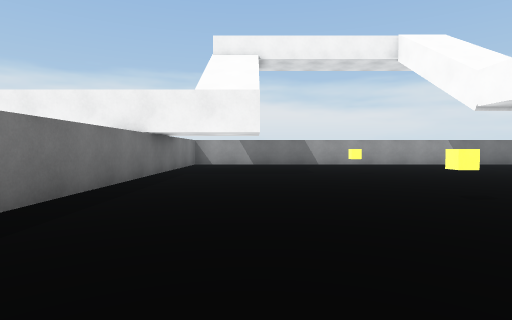
view 1 (above)

16 first-person views from a walk through a scene from a Unity 3-D project. The camera is 0.62 m above the floor, tilts 2° down and sees 80° across. The floor is counted in squares, 1 m on a side. Each view is taken from the middle of a square. On the plan, view 1 faces up. The plan holds only what a view shows up to about 9 squares ahead; the rest is blank. The place goes on beyond the plan. The player character is not drawn.

view 2
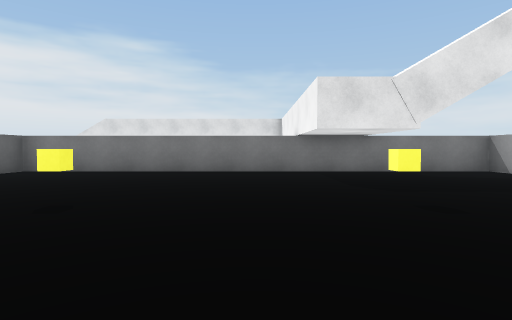

view 3
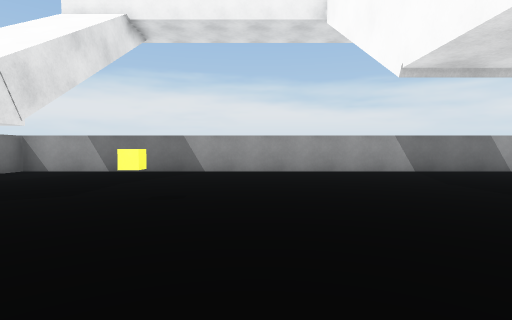

view 4
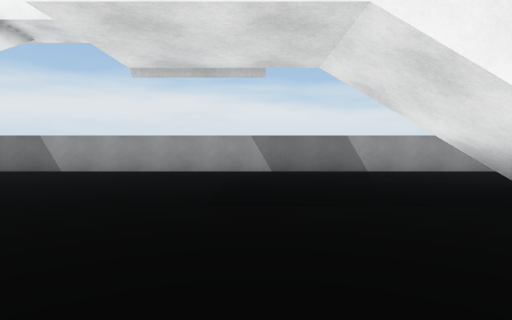

view 5
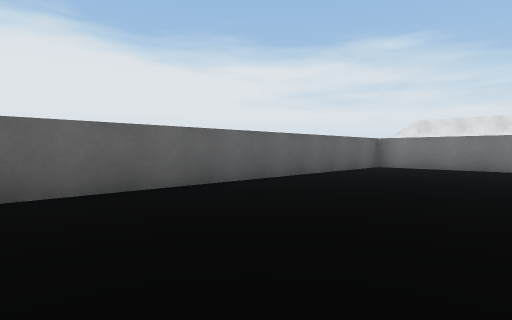

view 6
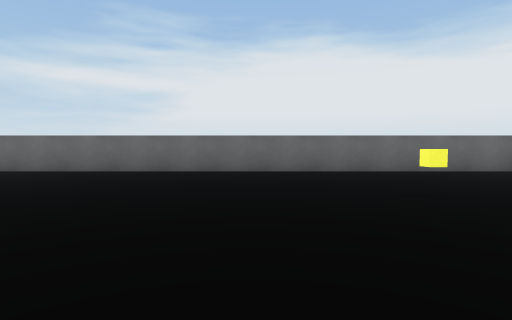

view 7
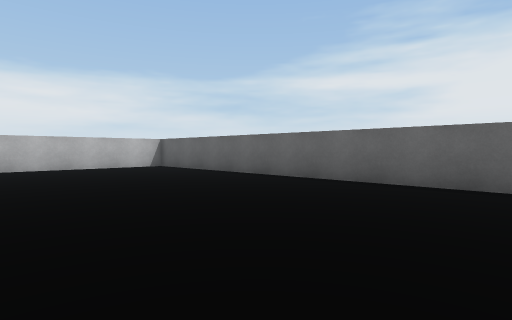

view 8
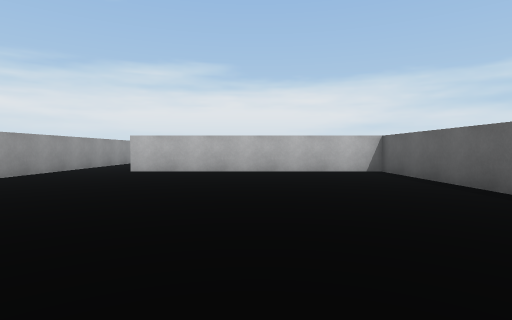

view 9
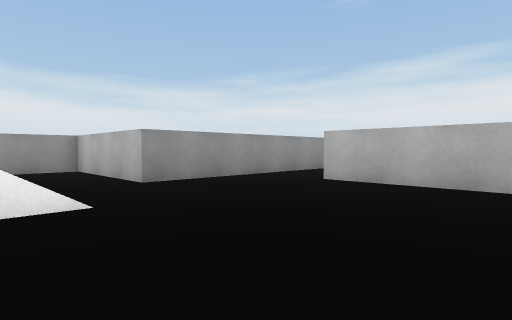

view 10
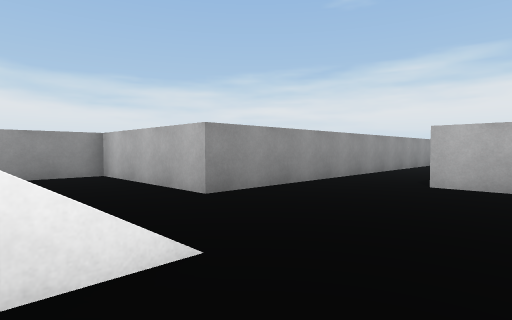

view 11
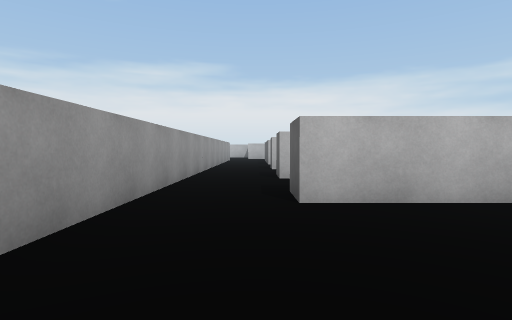

view 12
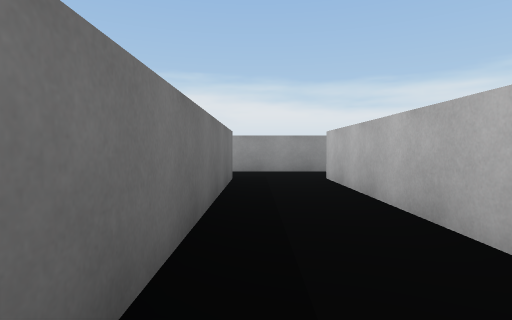

view 13
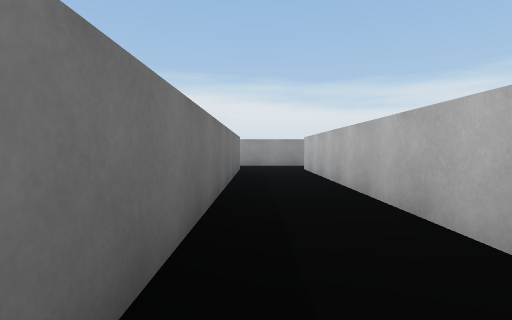

view 14
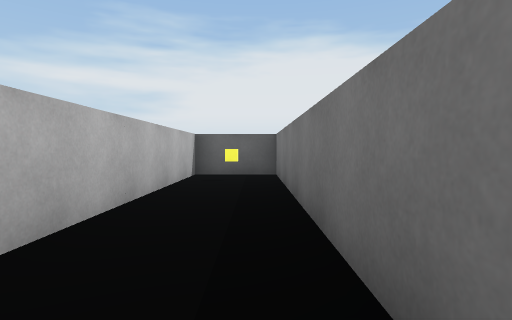

view 15
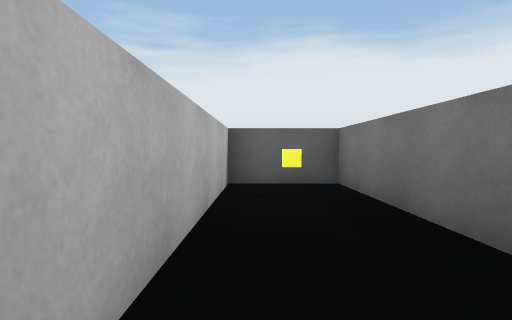

view 16
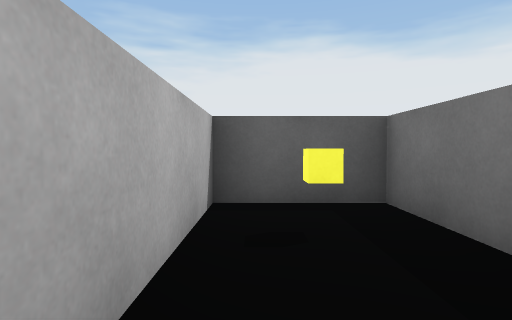

### Floor plan
Ten units are one square. View 1 is at (0, 0); x grows to the right and y downward. Boxes are objects, and circles mark ways between rooms. Rooms are numbered by the first view taken in them; rooms with no view inside come last. Other rooms are left out.
<svg viewBox="-30 -130 255 190">
<path fill="none" stroke="#000" d="M185 -85 155 -85 155 -125 -25 -125 -25 5 185 5 185 -65M185 -65 195 -65 195 55 215 55 215 -65M215 -85 185 -85"/>
<rect x="25" y="-45" width="10" height="10" fill="#bbb"><title>yellow cube</title></rect>
<rect x="25" y="-85" width="10" height="10" fill="#bbb"><title>yellow cube</title></rect>
<rect x="205" y="35" width="10" height="10" fill="#bbb"><title>yellow cube</title></rect>
<circle cx="190" cy="-75" r="3" fill="#2a7"/>
<text x="80" y="-60">1</text>
<text x="200" y="-20">2</text>
</svg>
Room 1 opens to room 2.

Where each view was taken, in squares from view 1:
view 1: 0 up, 0 right, facing up
view 2: 6 up, 6 right, facing left
view 3: 4 up, 4 right, facing up
view 4: 4 up, 8 right, facing up
view 5: 4 up, 8 right, facing down-left
view 6: 8 up, 5 right, facing down
view 7: 5 up, 8 right, facing down-right
view 8: 3 up, 10 right, facing right
view 9: 3 up, 13 right, facing up-right
view 10: 5 up, 13 right, facing up-right
view 11: 7 up, 15 right, facing right
view 12: 0 up, 20 right, facing up
view 13: 3 down, 20 right, facing up
view 14: 2 up, 20 right, facing down
view 15: 0 up, 21 right, facing down
view 16: 2 down, 21 right, facing down
